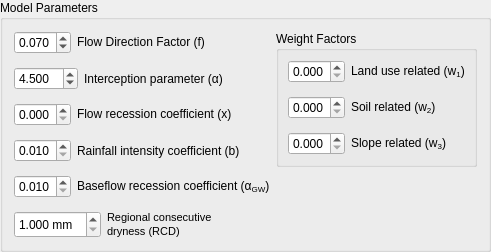
        <widget class="QGroupBox" name="groupBox_InitialConditions">
         <property name="sizePolicy">
          <sizepolicy hsizetype="Minimum" vsizetype="Minimum">
           <horstretch>0</horstretch>
           <verstretch>0</verstretch>
          </sizepolicy>
         </property>
         <property name="title">
          <string>Model Parameters</string>
         </property>
         <layout class="QVBoxLayout" name="verticalLayout_34">
          <item>
           <layout class="QHBoxLayout" name="horizontalLayout_26">
            <item>
             <layout class="QVBoxLayout" name="verticalLayout_9">
              <item>
               <layout class="QVBoxLayout" name="verticalLayout_7">
                <item>
                 <layout class="QFormLayout" name="formLayout_6">
                  <item row="0" column="0">
                   <widget class="QDoubleSpinBox" name="doubleSpinBox_PartitioningCoefficientRelatedSoil">
                    <property name="sizePolicy">
                     <sizepolicy hsizetype="Minimum" vsizetype="Minimum">
                      <horstretch>0</horstretch>
                      <verstretch>0</verstretch>
                     </sizepolicy>
                    </property>
                    <property name="toolTip">
                     <string>Indicates the preferred flow direction in the rootzone.</string>
                    </property>
                    <property name="whatsThis">
                     <string>&lt;html&gt;&lt;head/&gt;&lt;body&gt;&lt;p&gt;0.01 ≤ f ≤ 1&lt;/p&gt;&lt;p&gt;Preferred Flow Direction: &lt;/p&gt;&lt;p&gt;If f = 1.0 is 100% horizontal;&lt;/p&gt;&lt;p&gt;If f = 0  is 100% vertical flow.&lt;/p&gt;&lt;/body&gt;&lt;/html&gt;</string>
                    </property>
                    <property name="decimals">
                     <number>3</number>
                    </property>
                    <property name="minimum">
                     <double>0.010000000000000</double>
                    </property>
                    <property name="maximum">
                     <double>1.000000000000000</double>
                    </property>
                    <property name="singleStep">
                     <double>0.010000000000000</double>
                    </property>
                    <property name="value">
                     <double>0.070000000000000</double>
                    </property>
                   </widget>
                  </item>
                  <item row="0" column="1">
                   <widget class="QLabel" name="label_PartitioningCoefficientRelatedSoil">
                    <property name="toolTip">
                     <string>Indicates the preferred flow direction in the rootzone.</string>
                    </property>
                    <property name="whatsThis">
                     <string>&lt;html&gt;&lt;head/&gt;&lt;body&gt;&lt;p&gt;0.01 ≤ f ≤ 1&lt;/p&gt;&lt;p&gt;Preferred Flow Direction: &lt;/p&gt;&lt;p&gt;If f = 1.0 is 100% horizontal;&lt;/p&gt;&lt;p&gt;If f = 0  is 100% vertical flow.&lt;/p&gt;&lt;/body&gt;&lt;/html&gt;</string>
                    </property>
                    <property name="text">
                     <string>&lt;html&gt;&lt;head/&gt;&lt;body&gt;&lt;p&gt;Flow Direction Factor (f)&lt;/p&gt;&lt;/body&gt;&lt;/html&gt;</string>
                    </property>
                    <property name="buddy">
                     <cstring>doubleSpinBox_PartitioningCoefficientRelatedSoil</cstring>
                    </property>
                   </widget>
                  </item>
                 </layout>
                </item>
                <item>
                 <spacer name="verticalSpacer_31">
                  <property name="orientation">
                   <enum>Qt::Vertical</enum>
                  </property>
                  <property name="sizeHint" stdset="0">
                   <size>
                    <width>20</width>
                    <height>7</height>
                   </size>
                  </property>
                 </spacer>
                </item>
                <item>
                 <layout class="QFormLayout" name="formLayout_4">
                  <item row="0" column="0">
                   <widget class="QDoubleSpinBox" name="doubleSpinBox_InterceptionCalibrationAlpha">
                    <property name="toolTip">
                     <string>Represents the daily interception threshold that depends on land use.</string>
                    </property>
                    <property name="whatsThis">
                     <string>&lt;html&gt;&lt;head/&gt;&lt;body&gt;&lt;p&gt;0.01 ≤ α ≤ 10&lt;/p&gt;&lt;p&gt;As surface runoff is directly related to interception an optimal value can be obtained by calibration surface runoff against direct runoff separated from streamflow observations.&lt;/p&gt;&lt;/body&gt;&lt;/html&gt;</string>
                    </property>
                    <property name="wrapping">
                     <bool>false</bool>
                    </property>
                    <property name="showGroupSeparator" stdset="0">
                     <bool>false</bool>
                    </property>
                    <property name="decimals">
                     <number>3</number>
                    </property>
                    <property name="minimum">
                     <double>0.010000000000000</double>
                    </property>
                    <property name="maximum">
                     <double>10.000000000000000</double>
                    </property>
                    <property name="singleStep">
                     <double>0.010000000000000</double>
                    </property>
                    <property name="value">
                     <double>4.500000000000000</double>
                    </property>
                   </widget>
                  </item>
                  <item row="0" column="1">
                   <widget class="QLabel" name="label_InterceptionCalibrationAlpha">
                    <property name="toolTip">
                     <string>Represents the daily interception threshold that depends on land use.</string>
                    </property>
                    <property name="whatsThis">
                     <string>&lt;html&gt;&lt;head/&gt;&lt;body&gt;&lt;p&gt;0.01 ≤ α ≤ 10&lt;/p&gt;&lt;p&gt;As surface runoff is directly related to interception an optimal value can be obtained by calibration surface runoff against direct runoff separated from streamflow observations.&lt;/p&gt;&lt;/body&gt;&lt;/html&gt;</string>
                    </property>
                    <property name="text">
                     <string>Interception parameter (α)</string>
                    </property>
                    <property name="buddy">
                     <cstring>doubleSpinBox_InterceptionCalibrationAlpha</cstring>
                    </property>
                   </widget>
                  </item>
                 </layout>
                </item>
                <item>
                 <spacer name="verticalSpacer_32">
                  <property name="orientation">
                   <enum>Qt::Vertical</enum>
                  </property>
                  <property name="sizeHint" stdset="0">
                   <size>
                    <width>20</width>
                    <height>7</height>
                   </size>
                  </property>
                 </spacer>
                </item>
                <item>
                 <layout class="QFormLayout" name="formLayout_2">
                  <item row="0" column="0">
                   <widget class="QDoubleSpinBox" name="doubleSpinBox_DelayFactor">
                    <property name="sizePolicy">
                     <sizepolicy hsizetype="Minimum" vsizetype="Minimum">
                      <horstretch>0</horstretch>
                      <verstretch>0</verstretch>
                     </sizepolicy>
                    </property>
                    <property name="toolTip">
                     <string>Coefficient that affects the velocity in which water is transported downstream through the delineated river network.</string>
                    </property>
                    <property name="whatsThis">
                     <string>&lt;html&gt;&lt;head/&gt;&lt;body&gt;&lt;p&gt;0 ≤ x ≤ 1&lt;/p&gt;&lt;p&gt;Values close to 0 correspond to a fast responding catchment.&lt;/p&gt;&lt;p&gt;Values approaching 1 correspond to a slow responding catchment.&lt;/p&gt;&lt;/body&gt;&lt;/html&gt;</string>
                    </property>
                    <property name="decimals">
                     <number>3</number>
                    </property>
                    <property name="maximum">
                     <double>1.000000000000000</double>
                    </property>
                    <property name="singleStep">
                     <double>0.001000000000000</double>
                    </property>
                   </widget>
                  </item>
                  <item row="0" column="1">
                   <widget class="QLabel" name="label_DelayFactor">
                    <property name="toolTip">
                     <string>Coefficient that affects the velocity in which water is transported downstream through the delineated river network.</string>
                    </property>
                    <property name="whatsThis">
                     <string>&lt;html&gt;&lt;head/&gt;&lt;body&gt;&lt;p&gt;0 ≤ x ≤ 1&lt;/p&gt;&lt;p&gt;Values close to 0 correspond to a fast responding catchment.&lt;/p&gt;&lt;p&gt;Values approaching 1 correspond to a slow responding catchment.&lt;/p&gt;&lt;/body&gt;&lt;/html&gt;</string>
                    </property>
                    <property name="text">
                     <string>&lt;html&gt;&lt;head/&gt;&lt;body&gt;&lt;p&gt;Flow recession coefficient (x)&lt;/p&gt;&lt;/body&gt;&lt;/html&gt;</string>
                    </property>
                    <property name="buddy">
                     <cstring>doubleSpinBox_DelayFactor</cstring>
                    </property>
                   </widget>
                  </item>
                 </layout>
                </item>
                <item>
                 <spacer name="verticalSpacer_33">
                  <property name="orientation">
                   <enum>Qt::Vertical</enum>
                  </property>
                  <property name="sizeHint" stdset="0">
                   <size>
                    <width>20</width>
                    <height>7</height>
                   </size>
                  </property>
                 </spacer>
                </item>
                <item>
                 <layout class="QFormLayout" name="formLayout">
                  <item row="0" column="0">
                   <widget class="QDoubleSpinBox" name="doubleSpinBox_ExponentCh">
                    <property name="sizePolicy">
                     <sizepolicy hsizetype="Minimum" vsizetype="Minimum">
                      <horstretch>0</horstretch>
                      <verstretch>0</verstretch>
                     </sizepolicy>
                    </property>
                    <property name="toolTip">
                     <string>Exponent value representing the effect of rainfall intensity in the runoff.</string>
                    </property>
                    <property name="whatsThis">
                     <string>&lt;html&gt;&lt;head/&gt;&lt;body&gt;&lt;p&gt;0.01 ≤ b ≤ 1&lt;/p&gt;&lt;p&gt;Reflects the effect of rainfall intensity on the rainfall excess coefficient. &lt;/p&gt;&lt;p&gt;The value is higher for low rainfall intensities resulting in less surface runoff, and approaches to one for high rainfall intensities. &lt;/p&gt;&lt;p&gt;If b = 1, a linear relationship is assumed between rainfall excess and soil moisture.&lt;/p&gt;&lt;/body&gt;&lt;/html&gt;</string>
                    </property>
                    <property name="decimals">
                     <number>3</number>
                    </property>
                    <property name="minimum">
                     <double>0.010000000000000</double>
                    </property>
                    <property name="maximum">
                     <double>1.000000000000000</double>
                    </property>
                    <property name="singleStep">
                     <double>0.010000000000000</double>
                    </property>
                   </widget>
                  </item>
                  <item row="0" column="1">
                   <widget class="QLabel" name="label_ExponentCh">
                    <property name="toolTip">
                     <string>Exponent value representing the effect of rainfall intensity in the runoff.</string>
                    </property>
                    <property name="whatsThis">
                     <string>&lt;html&gt;&lt;head/&gt;&lt;body&gt;&lt;p&gt;0.01 ≤ b ≤ 1&lt;/p&gt;&lt;p&gt;Reflects the effect of rainfall intensity on the rainfall excess coefficient. &lt;/p&gt;&lt;p&gt;The value is higher for low rainfall intensities resulting in less surface runoff, and approaches to one for high rainfall intensities. &lt;/p&gt;&lt;p&gt;If b = 1, a linear relationship is assumed between rainfall excess and soil moisture.&lt;/p&gt;&lt;/body&gt;&lt;/html&gt;</string>
                    </property>
                    <property name="text">
                     <string>Rainfall intensity coefficient (b)</string>
                    </property>
                    <property name="buddy">
                     <cstring>doubleSpinBox_ExponentCh</cstring>
                    </property>
                   </widget>
                  </item>
                 </layout>
                </item>
                <item>
                 <spacer name="verticalSpacer_34">
                  <property name="orientation">
                   <enum>Qt::Vertical</enum>
                  </property>
                  <property name="sizeHint" stdset="0">
                   <size>
                    <width>20</width>
                    <height>7</height>
                   </size>
                  </property>
                 </spacer>
                </item>
                <item>
                 <layout class="QFormLayout" name="formLayout_5">
                  <item row="0" column="0">
                   <widget class="QDoubleSpinBox" name="doubleSpinBox_DelayCoefficientBaseFlow">
                    <property name="sizePolicy">
                     <sizepolicy hsizetype="Minimum" vsizetype="Minimum">
                      <horstretch>0</horstretch>
                      <verstretch>0</verstretch>
                     </sizepolicy>
                    </property>
                    <property name="toolTip">
                     <string>Coefficient that affects the baseflow recession curve.</string>
                    </property>
                    <property name="whatsThis">
                     <string>&lt;html&gt;&lt;head/&gt;&lt;body&gt;&lt;p&gt;0.01 ≤ α&lt;span style=&quot; vertical-align:sub;&quot;&gt;GW&lt;/span&gt; ≤ 1&lt;/p&gt;&lt;p&gt;Index that relates the baseflow response to changes in groundwater recharge. &lt;/p&gt;&lt;p&gt;Lower values for α&lt;span style=&quot; vertical-align:sub;&quot;&gt;GW&lt;/span&gt; therefore correspond to areas that respond slowly to groundwater recharge, whereas higher values indicate areas that have a rapid response to groundwater recharge.&lt;/p&gt;&lt;/body&gt;&lt;/html&gt;</string>
                    </property>
                    <property name="showGroupSeparator" stdset="0">
                     <bool>false</bool>
                    </property>
                    <property name="decimals">
                     <number>3</number>
                    </property>
                    <property name="minimum">
                     <double>0.010000000000000</double>
                    </property>
                    <property name="maximum">
                     <double>1.000000000000000</double>
                    </property>
                    <property name="singleStep">
                     <double>0.010000000000000</double>
                    </property>
                   </widget>
                  </item>
                  <item row="0" column="1">
                   <widget class="QLabel" name="label_DelayCoefficientBaseFlow">
                    <property name="toolTip">
                     <string>Coefficient that affects the baseflow recession curve.</string>
                    </property>
                    <property name="whatsThis">
                     <string>&lt;html&gt;&lt;head/&gt;&lt;body&gt;&lt;p&gt;0.01 ≤ α&lt;span style=&quot; vertical-align:sub;&quot;&gt;GW&lt;/span&gt; ≤ 1&lt;/p&gt;&lt;p&gt;Index that relates the baseflow response to changes in groundwater recharge. &lt;/p&gt;&lt;p&gt;Lower values for α&lt;span style=&quot; vertical-align:sub;&quot;&gt;GW&lt;/span&gt; therefore correspond to areas that respond slowly to groundwater recharge, whereas higher values indicate areas that have a rapid response to groundwater recharge.&lt;/p&gt;&lt;/body&gt;&lt;/html&gt;</string>
                    </property>
                    <property name="text">
                     <string>&lt;html&gt;&lt;head/&gt;&lt;body&gt;&lt;p&gt;Baseflow recession coefficient (α&lt;span style=&quot; vertical-align:sub;&quot;&gt;GW&lt;/span&gt;)&lt;/p&gt;&lt;/body&gt;&lt;/html&gt;</string>
                    </property>
                    <property name="buddy">
                     <cstring>doubleSpinBox_DelayCoefficientBaseFlow</cstring>
                    </property>
                   </widget>
                  </item>
                 </layout>
                </item>
                <item>
                 <spacer name="verticalSpacer_35">
                  <property name="orientation">
                   <enum>Qt::Vertical</enum>
                  </property>
                  <property name="sizeHint" stdset="0">
                   <size>
                    <width>20</width>
                    <height>7</height>
                   </size>
                  </property>
                 </spacer>
                </item>
                <item>
                 <layout class="QFormLayout" name="formLayout_3">
                  <item row="0" column="0">
                   <widget class="QDoubleSpinBox" name="doubleSpinBox_RegionalConsecutiveDrynessLevel">
                    <property name="sizePolicy">
                     <sizepolicy hsizetype="Minimum" vsizetype="Minimum">
                      <horstretch>0</horstretch>
                      <verstretch>0</verstretch>
                     </sizepolicy>
                    </property>
                    <property name="toolTip">
                     <string>incorporates the intensity of rain and the number of consecutive days in runoff calculation.</string>
                    </property>
                    <property name="whatsThis">
                     <string>&lt;html&gt;&lt;head/&gt;&lt;body&gt;&lt;p&gt;1 ≤ RCD ≤ 10&lt;/p&gt;&lt;p&gt;RCD = 1 can be used for very heavy or torrential rainfall and more than 10 consecutive rainy days/month.&lt;/p&gt;&lt;p&gt;RCD = 10 for low regional intensity rainfall less than 2 consecutive rainy days per month.&lt;/p&gt;&lt;/body&gt;&lt;/html&gt;</string>
                    </property>
                    <property name="suffix">
                     <string> mm</string>
                    </property>
                    <property name="decimals">
                     <number>3</number>
                    </property>
                    <property name="minimum">
                     <double>1.000000000000000</double>
                    </property>
                    <property name="maximum">
                     <double>10.000000000000000</double>
                    </property>
                    <property name="singleStep">
                     <double>0.010000000000000</double>
                    </property>
                   </widget>
                  </item>
                  <item row="0" column="1">
                   <widget class="QLabel" name="label_RegionalConsecutiveDrynessLevel">
                    <property name="toolTip">
                     <string>incorporates the intensity of rain and the number of consecutive days in runoff calculation.</string>
                    </property>
                    <property name="whatsThis">
                     <string>&lt;html&gt;&lt;head/&gt;&lt;body&gt;&lt;p&gt;1 ≤ RCD ≤ 10&lt;/p&gt;&lt;p&gt;RCD = 1 can be used for very heavy or torrential rainfall and more than 10 consecutive rainy days/month.&lt;/p&gt;&lt;p&gt;RCD = 10 for low regional intensity rainfall less than 2 consecutive rainy days per month.&lt;/p&gt;&lt;/body&gt;&lt;/html&gt;</string>
                    </property>
                    <property name="text">
                     <string>&lt;!DOCTYPE HTML PUBLIC &quot;-//W3C//DTD HTML 4.0//EN&quot; &quot;http://www.w3.org/TR/REC-html40/strict.dtd&quot;&gt;
&lt;html&gt;&lt;head&gt;&lt;meta name=&quot;qrichtext&quot; content=&quot;1&quot; /&gt;&lt;style type=&quot;text/css&quot;&gt;
p, li { white-space: pre-wrap; }
&lt;/style&gt;&lt;/head&gt;&lt;body style=&quot; font-family:'MS Shell Dlg 2'; font-size:8pt; font-weight:400; font-style:normal;&quot;&gt;
&lt;p style=&quot; margin-top:12px; margin-bottom:1px; margin-left:0px; margin-right:0px; -qt-block-indent:0; text-indent:0px;&quot;&gt;Regional consecutive&lt;/p&gt;
&lt;p style=&quot; margin-top:1px; margin-bottom:12px; margin-left:0px; margin-right:0px; -qt-block-indent:0; text-indent:0px;&quot;&gt;dryness (RCD)&lt;/p&gt;&lt;/body&gt;&lt;/html&gt;</string>
                    </property>
                    <property name="buddy">
                     <cstring>doubleSpinBox_RegionalConsecutiveDrynessLevel</cstring>
                    </property>
                   </widget>
                  </item>
                 </layout>
                </item>
               </layout>
              </item>
             </layout>
            </item>
            <item>
             <layout class="QVBoxLayout" name="verticalLayout_8">
              <item>
               <widget class="QGroupBox" name="groupBox_WeightFactors">
                <property name="sizePolicy">
                 <sizepolicy hsizetype="Minimum" vsizetype="Minimum">
                  <horstretch>0</horstretch>
                  <verstretch>0</verstretch>
                 </sizepolicy>
                </property>
                <property name="toolTip">
                 <string>&lt;html&gt;&lt;head/&gt;&lt;body&gt;&lt;p&gt;w&lt;span style=&quot; vertical-align:sub;&quot;&gt;1&lt;/span&gt; + w&lt;span style=&quot; vertical-align:sub;&quot;&gt;2&lt;/span&gt; + w&lt;span style=&quot; vertical-align:sub;&quot;&gt;3&lt;/span&gt; = 1&lt;/p&gt;&lt;/body&gt;&lt;/html&gt;</string>
                </property>
                <property name="title">
                 <string>Weight Factors</string>
                </property>
                <layout class="QVBoxLayout" name="verticalLayout_10">
                 <item>
                  <layout class="QVBoxLayout" name="verticalLayout_6">
                   <item>
                    <layout class="QFormLayout" name="formLayout_7">
                     <item row="0" column="0">
                      <widget class="QDoubleSpinBox" name="doubleSpinBox_ManningRelatedWeightFactor">
                       <property name="sizePolicy">
                        <sizepolicy hsizetype="Minimum" vsizetype="Minimum">
                         <horstretch>0</horstretch>
                         <verstretch>0</verstretch>
                        </sizepolicy>
                       </property>
                       <property name="toolTip">
                        <string>It measures the effect of the land use in runoff production.</string>
                       </property>
                       <property name="whatsThis">
                        <string>&lt;html&gt;&lt;head/&gt;&lt;body&gt;&lt;p&gt;w&lt;span style=&quot; vertical-align:sub;&quot;&gt;1&lt;/span&gt; is one of the three components contributing to calculation of permeables areas runoff, and are related to Manning coefficient for each land use class. It measures the effect of the land use in the potential runoff produced.&lt;/p&gt;&lt;p&gt;&lt;br/&gt;&lt;/p&gt;&lt;p&gt;w&lt;span style=&quot; vertical-align:sub;&quot;&gt;1&lt;/span&gt; + w&lt;span style=&quot; vertical-align:sub;&quot;&gt;2&lt;/span&gt; + w&lt;span style=&quot; vertical-align:sub;&quot;&gt;3&lt;/span&gt; = 1&lt;/p&gt;&lt;/body&gt;&lt;/html&gt;</string>
                       </property>
                       <property name="decimals">
                        <number>3</number>
                       </property>
                       <property name="maximum">
                        <double>1.000000000000000</double>
                       </property>
                       <property name="singleStep">
                        <double>0.001000000000000</double>
                       </property>
                      </widget>
                     </item>
                     <item row="0" column="1">
                      <widget class="QLabel" name="label_ManningRelatedWeightFactor">
                       <property name="toolTip">
                        <string>It measures the effect of the land use in runoff production.</string>
                       </property>
                       <property name="whatsThis">
                        <string>&lt;html&gt;&lt;head/&gt;&lt;body&gt;&lt;p&gt;w&lt;span style=&quot; vertical-align:sub;&quot;&gt;1&lt;/span&gt; is one of the three components contributing to calculation of permeables areas runoff, and are related to Manning coefficient for each land use class. It measures the effect of the land use in the potential runoff produced.&lt;/p&gt;&lt;p&gt;w&lt;span style=&quot; vertical-align:sub;&quot;&gt;1&lt;/span&gt; + w&lt;span style=&quot; vertical-align:sub;&quot;&gt;2&lt;/span&gt; + w&lt;span style=&quot; vertical-align:sub;&quot;&gt;3&lt;/span&gt; = 1&lt;/p&gt;&lt;/body&gt;&lt;/html&gt;</string>
                       </property>
                       <property name="text">
                        <string>&lt;html&gt;&lt;head/&gt;&lt;body&gt;&lt;p&gt;Land use related (w&lt;span style=&quot; vertical-align:sub;&quot;&gt;1&lt;/span&gt;)&lt;/p&gt;&lt;/body&gt;&lt;/html&gt;</string>
                       </property>
                       <property name="buddy">
                        <cstring>doubleSpinBox_ManningRelatedWeightFactor</cstring>
                       </property>
                      </widget>
                     </item>
                    </layout>
                   </item>
                   <item>
                    <spacer name="verticalSpacer_36">
                     <property name="orientation">
                      <enum>Qt::Vertical</enum>
                     </property>
                     <property name="sizeHint" stdset="0">
                      <size>
                       <width>20</width>
                       <height>7</height>
                      </size>
                     </property>
                    </spacer>
                   </item>
                   <item>
                    <layout class="QFormLayout" name="formLayout_8">
                     <item row="0" column="0">
                      <widget class="QDoubleSpinBox" name="doubleSpinBox_SoilRelatedWeightFactor">
                       <property name="sizePolicy">
                        <sizepolicy hsizetype="Minimum" vsizetype="Minimum">
                         <horstretch>0</horstretch>
                         <verstretch>0</verstretch>
                        </sizepolicy>
                       </property>
                       <property name="toolTip">
                        <string>It measures the effect of the soil class in runoff production.</string>
                       </property>
                       <property name="whatsThis">
                        <string>&lt;html&gt;&lt;head/&gt;&lt;body&gt;&lt;p&gt;w&lt;span style=&quot; vertical-align:sub;&quot;&gt;2&lt;/span&gt; is one of the three components contributing to calculation of permeables area runoff, and are related to wilting points for each soil class. It measures the effect of the soil class in the potential runoff produced.&lt;/p&gt;&lt;p&gt;w&lt;span style=&quot; vertical-align:sub;&quot;&gt;1&lt;/span&gt; + w&lt;span style=&quot; vertical-align:sub;&quot;&gt;2&lt;/span&gt; + w&lt;span style=&quot; vertical-align:sub;&quot;&gt;3&lt;/span&gt; = 1&lt;/p&gt;&lt;/body&gt;&lt;/html&gt;</string>
                       </property>
                       <property name="decimals">
                        <number>3</number>
                       </property>
                       <property name="maximum">
                        <double>1.000000000000000</double>
                       </property>
                       <property name="singleStep">
                        <double>0.001000000000000</double>
                       </property>
                      </widget>
                     </item>
                     <item row="0" column="1">
                      <widget class="QLabel" name="label_SoilRelatedWeightFactor">
                       <property name="toolTip">
                        <string>It measures the effect of the soil class in runoff production.</string>
                       </property>
                       <property name="whatsThis">
                        <string>&lt;html&gt;&lt;head/&gt;&lt;body&gt;&lt;p&gt;w&lt;span style=&quot; vertical-align:sub;&quot;&gt;2&lt;/span&gt; is one of the three components contributing to calculation of permeables area runoff, and are related to wilting points for each soil class. It measures the effect of the soil class in the potential runoff produced.&lt;/p&gt;&lt;p&gt;w&lt;span style=&quot; vertical-align:sub;&quot;&gt;1&lt;/span&gt; + w&lt;span style=&quot; vertical-align:sub;&quot;&gt;2&lt;/span&gt; + w&lt;span style=&quot; vertical-align:sub;&quot;&gt;3&lt;/span&gt; = 1&lt;/p&gt;&lt;/body&gt;&lt;/html&gt;</string>
                       </property>
                       <property name="text">
                        <string>&lt;html&gt;&lt;head/&gt;&lt;body&gt;&lt;p&gt;Soil related (w&lt;span style=&quot; vertical-align:sub;&quot;&gt;2&lt;/span&gt;)&lt;/p&gt;&lt;/body&gt;&lt;/html&gt;</string>
                       </property>
                       <property name="buddy">
                        <cstring>doubleSpinBox_SoilRelatedWeightFactor</cstring>
                       </property>
                      </widget>
                     </item>
                    </layout>
                   </item>
                   <item>
                    <spacer name="verticalSpacer_37">
                     <property name="orientation">
                      <enum>Qt::Vertical</enum>
                     </property>
                     <property name="sizeHint" stdset="0">
                      <size>
                       <width>20</width>
                       <height>7</height>
                      </size>
                     </property>
                    </spacer>
                   </item>
                   <item>
                    <layout class="QFormLayout" name="formLayout_9">
                     <item row="0" column="0">
                      <widget class="QDoubleSpinBox" name="doubleSpinBox_SlopeRelatedWeightFactor">
                       <property name="sizePolicy">
                        <sizepolicy hsizetype="Minimum" vsizetype="Minimum">
                         <horstretch>0</horstretch>
                         <verstretch>0</verstretch>
                        </sizepolicy>
                       </property>
                       <property name="toolTip">
                        <string>It measures the effect of the slope in runoff production.</string>
                       </property>
                       <property name="whatsThis">
                        <string>&lt;html&gt;&lt;head/&gt;&lt;body&gt;&lt;p&gt;w&lt;sub&gt;3&lt;/sub&gt; is one of the three components contributing to calculation of permeables areas runoff, and are related to pixel slope. It measures the effect of the slope in the potential runoff produced.&lt;/p&gt;&lt;p&gt;w&lt;span style=&quot; vertical-align:sub;&quot;&gt;1&lt;/span&gt; + w&lt;span style=&quot; vertical-align:sub;&quot;&gt;2&lt;/span&gt; + w&lt;span style=&quot; vertical-align:sub;&quot;&gt;3&lt;/span&gt; = 1&lt;/p&gt;&lt;/body&gt;&lt;/html&gt;</string>
                       </property>
                       <property name="decimals">
                        <number>3</number>
                       </property>
                       <property name="maximum">
                        <double>1.000000000000000</double>
                       </property>
                       <property name="singleStep">
                        <double>0.001000000000000</double>
                       </property>
                      </widget>
                     </item>
                     <item row="0" column="1">
                      <widget class="QLabel" name="label_SlopeRelatedWeightFactor">
                       <property name="toolTip">
                        <string>It measures the effect of the slope in runoff production.</string>
                       </property>
                       <property name="whatsThis">
                        <string>&lt;html&gt;&lt;head/&gt;&lt;body&gt;&lt;p&gt;w&lt;sub&gt;3&lt;/sub&gt; is one of the three components contributing to calculation of permeables areas runoff, and are related to pixel slope. It measures the effect of the slope in the potential runoff produced.&lt;/p&gt;&lt;p&gt;w&lt;span style=&quot; vertical-align:sub;&quot;&gt;1&lt;/span&gt; + w&lt;span style=&quot; vertical-align:sub;&quot;&gt;2&lt;/span&gt; + w&lt;span style=&quot; vertical-align:sub;&quot;&gt;3&lt;/span&gt; = 1&lt;/p&gt;&lt;/body&gt;&lt;/html&gt;</string>
                       </property>
                       <property name="text">
                        <string>&lt;html&gt;&lt;head/&gt;&lt;body&gt;&lt;p&gt;Slope related (w&lt;span style=&quot; vertical-align:sub;&quot;&gt;3&lt;/span&gt;)&lt;/p&gt;&lt;/body&gt;&lt;/html&gt;</string>
                       </property>
                       <property name="buddy">
                        <cstring>doubleSpinBox_SlopeRelatedWeightFactor</cstring>
                       </property>
                      </widget>
                     </item>
                    </layout>
                   </item>
                  </layout>
                 </item>
                </layout>
               </widget>
              </item>
              <item>
               <spacer name="verticalSpacer_2">
                <property name="orientation">
                 <enum>Qt::Vertical</enum>
                </property>
                <property name="sizeHint" stdset="0">
                 <size>
                  <width>20</width>
                  <height>40</height>
                 </size>
                </property>
               </spacer>
              </item>
             </layout>
            </item>
           </layout>
          </item>
         </layout>
        </widget>
